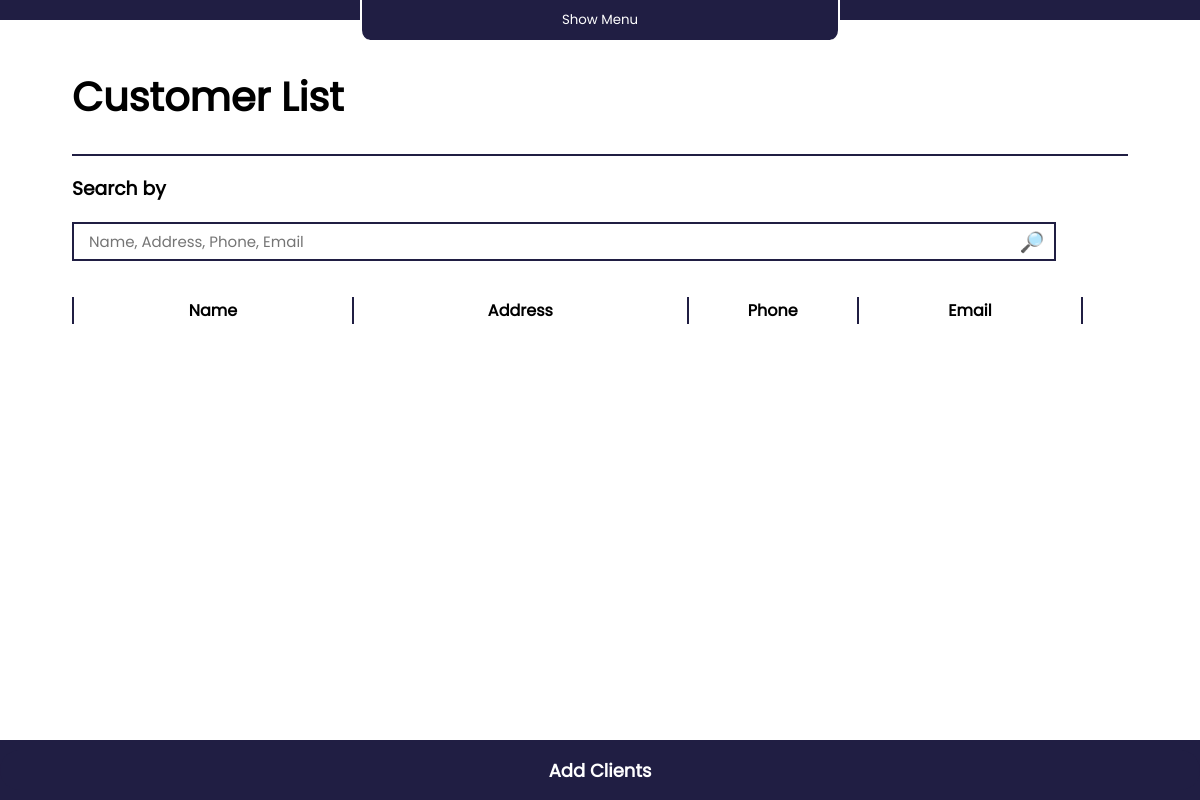
Page /clients/ (signed in) on the earlier database version.
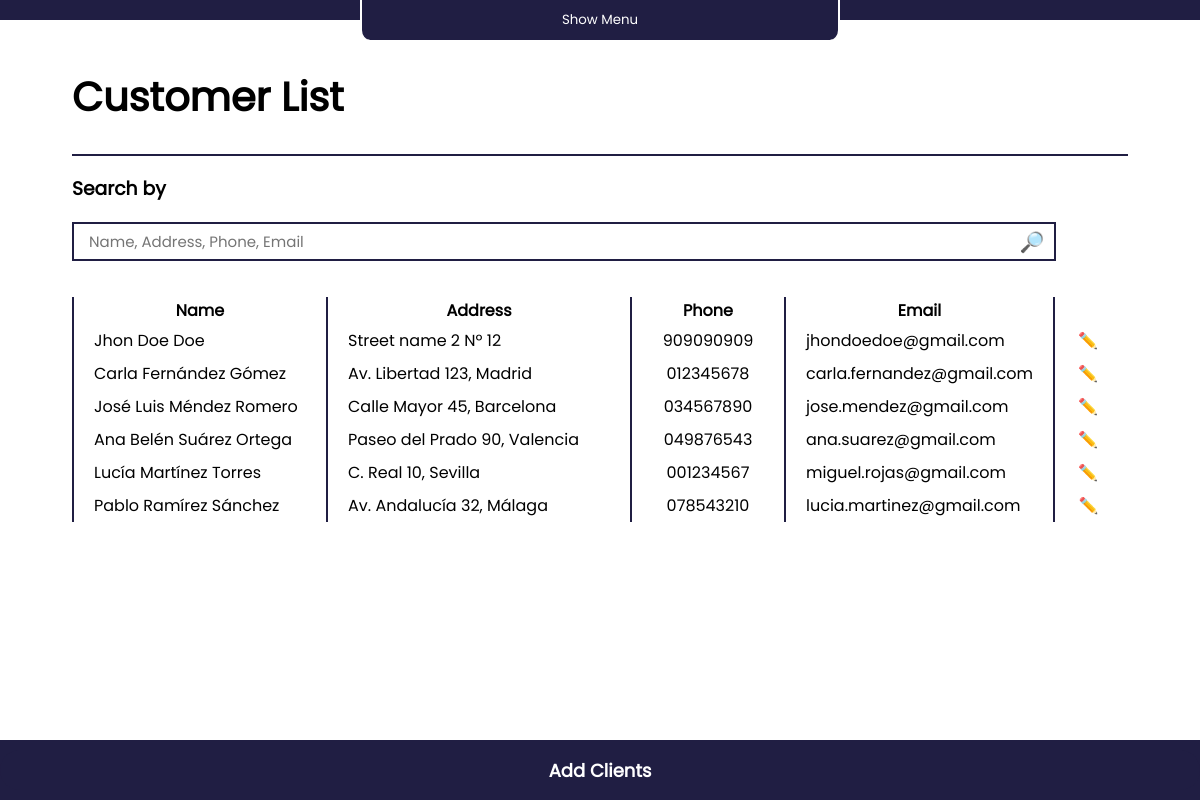
Same page on the later database version.
### webapp/models.py (models this page shows, shortened)
class Clients(models.Model):
        id = models.UUIDField(
                default=uuid_lib.uuid4,
                unique=True,
                primary_key=True,
                editable=False
        )
        user = models.ForeignKey(User, on_delete=models.DO_NOTHING)
        name = models.CharField(max_length=100)
        address = models.CharField(max_length=200)
        phone = models.CharField(max_length=15)
        email = models.EmailField()

### webapp/views.py (the view, shortened to what this page needs)
# urls.py: path('clients/', views.clients, name='clients'),
@login_required
def clients(request):
    if request.method == 'GET':
        query = request.GET.get('q', '')
        if query:
            clients = Clients.objects.filter(user=request.user).filter(Q(name__icontains=query) | Q(address__icontains=query)| Q(phone__icontains=query)| Q(email__icontains=query))
        else:
            clients = Clients.objects.filter(user=request.user)
        return render(request, 'container_templates/clients.html', {'clients': clients, 'form': clientForm(), 'query': query})

### webapp/forms.py
class clientForm(forms.ModelForm):
    class Meta:
        model = Clients
        fields = ['name', 'address', 'phone', 'email']

### webapp/templates/container_templates/clients.html (shortened to what this page needs)
{% extends "../template.html" %}
{% load i18n %}
{% block content %}
<link rel="stylesheet" href="\static\styles\main.css">
<link rel="stylesheet" href="\static\styles\clients.css">
<div class="div-generalTitle">
    <h1>{% if is_update %}{% trans "Edit Client" %}{% else %}{% trans "Customer List" %}{% endif %}</h1>
</div>
<div id="div-content">
    <div id="div-searchEngine" {% if is_update %} style="visibility: hidden;" {% else %} style="visibility: visible" {% endif %}>
        <h3>{% trans "Search by" %}</h3>
        <form id="form-searchEngine" method="GET" action="">
            <input type="text" name="q" placeholder="Name, Address, Phone, Email" value="{{ query }}">
            <button type="submit">{% trans "🔎" %}</button>
        </form>
    </div>
    <div id="div-generalTable" {% if is_update %} style="display: none;" {% else %} style="display: block;" {% endif %}>
        <table id="table-clientsList">
            <thead>
                <tr>
                    <th id="clientsList-th-name">{% trans "Name" %}</th>
                    <th id="clientsList-th-address">{% trans "Address" %}</th>
                    <th id="clientsList-th-phone">{% trans "Phone" %}</th>
                    <th id="clientsList-th-email">{% trans "Email" %}</th>
                </tr>
            </thead>
            <tbody>
                {% for client in clients %}
                <tr>
                    <td id="clientsList-td-name">{{ client.name }}</td>
                    <td id="clientsList-td-address">{{ client.address }}</td>
                    <td id="clientsList-td-phone">{{ client.phone }}</td>
                    <td id="clientsList-td-email">{{ client.email }}</td>
                    <td id="clientsList-td-options">
                        <a href="/clients/update/{{ client.id }}">✏️</a>
                    </td>
                </tr>
                {% endfor %}
            </tbody>
        </table>
    </div>
</div>
<footer>
    {% if is_update %}
    <a href="/clients"><button id="button-GoBack">{% trans "Back" %}</button></a>
    {% else %}
    <button id="Button-addObject-footer">{% trans "Add Clients" %}</button>
    {% endif %}
</footer>
{% endblock %}

### webapp/templates/template.html (shortened to what this page needs)
{% load i18n %}
<!DOCTYPE html>
<html lang="en">
<head>
    <link rel="stylesheet" href="/static/styles/hud_style.css">
</head>
<body>
    <div id="container">
        <div id="div-showmenu">
            <button id="button-show-menu">{% trans "Show Menu" %}</button>
        </div>
        <div id="content">
            {% block content %}
            {% endblock %}
        </div>
    </div>
</body>
</html>

### webapp/static/styles/hud_style.css (style rules this page uses)
* { font-family: Poppins; overflow: hidden; }
#div-generalTable { overflow: scroll; }
body { margin: 0px; }
#container { display: grid; grid-template-columns: auto 82%; height: 100dvh; }
#div-showmenu { display: none; }
@media only screen and (max-device-width : 1020px ) { html { overflow: auto; } }
@media only screen and (max-device-width : 1020px ) { #div-showmenu { height: auto; display: block ; } }
@media only screen and (max-device-width : 1020px ) { #container { display: grid ; grid-template-columns: 1fr; grid-template-rows: auto auto 1fr; } }
@media only screen and (max-device-width : 1020px ) { #content { display: block; } }
@media only screen and (max-device-width : 1020px ) { #div-showmenu { background-image: linear-gradient(to bottom, #201E43 50%, transparent 50%); text-align: center; } }
@media only screen and (max-device-width : 1020px ) { #button-show-menu { overflow: visible; border: none; border-left: solid 2px white; border-right: solid 2px white; border-bottom-left-radius: 10px; border-bottom-right-radius: 10px; background-color: #201E43; width: 40%; height: 40px; color: white; } }

### webapp/static/styles/main.css (style rules this page uses)
#content { background-image: none; display: grid; grid-template-rows: auto 1fr auto; }
#content a { text-decoration: none; }
.div-generalTitle { margin-left: 6%; margin-right: 6%; font-size: 20px; border-bottom: 2px solid #201E43; }
#div-searchEngine { margin-left: 6%; }
#form-searchEngine { border: #201E43 solid 2px; width: 90%; position: relative; }
#form-searchEngine input { width: 80%; padding-left: 23px; padding-top: 5px; padding-bottom: 5px; font-weight: 540; font-size: 15px; outline: none; border: none; }
#form-searchEngine button { border: none; background-color: white; color: #201E43; font-size: 20px; padding-right: 20px; padding-top: 2px; float: right; position: absolute; right: 0px; }
#div-content { height: 100%; }
#div-generalTable { filter: initial; margin-top: 3%; margin-left: 6%; margin-right: 3%; margin-bottom: 50px; height: 75%; width: 86%; }
table { width: 98%; border-collapse: collapse; }
td { text-align: left; padding-left: 20px; padding-top: 4px; padding-bottom: 4px; padding-right: 20px; }
th, td { border-left: solid 2px #201E43; }
footer { background-color: #201E43; }
footer button { border-radius: 30px; float: right; width: 100%; height: 40px; margin-top: 10px; margin-bottom: 10px; text-align: center; font-size: large; color: white; background-color: #201E43; border: none; font-weight: bold; }
@media only screen and (max-device-width : 1020px) { #content { background-image: grid; grid-template-rows: auto 1fr; display: grid; } }
@media only screen and (max-device-width : 1020px) { #div-searchEngine { margin-right: 6%; } }
@media only screen and (max-device-width : 1020px) { #form-searchEngine { border: #201E43 solid 2px; width: 90%; position: relative; } }
@media only screen and (max-device-width : 1020px) { #form-searchEngine { padding-right:15px; padding-left: 15px; padding-top: 5px; padding-bottom: 5px; } }
@media only screen and (max-device-width : 1020px) { #form-searchEngine input { width: 90%; padding: 0; } }
@media only screen and (max-device-width : 1020px) { #form-searchEngine button { border: none; background-color: white; color: #201E43; font-size: 20px; padding: 0; position: absolute; right: 10px; bottom: 2px; } }

### webapp/static/styles/clients.css (style rules this page uses)
#clientsList-th-name { min-width: 250px; }
#clientsList-th-address { min-width: 300px; }
#clientsList-th-phone { min-width: 150px; }
#clientsList-th-email { border-right: solid 2px #201E43; min-width: 200px; }
#clientsList-td-email { border-right: solid 2px #201E43; }
#clientsList-td-phone { text-align: center; }
#clientsList-td-options { border-left: none; text-align: center; padding-right: 25px; min-width: 50px; }

Differences in the rows shown:
added Clients: name "Jhon Doe Doe", address "Street name 2 Nº 12", phone "909090909", email "jhondoedoe@gmail.com"
added Clients: name "Carla Fernández Gómez", address "Av. Libertad 123, Madrid", phone "012345678", email "carla.fernandez@gmail.com"
added Clients: name "José Luis Méndez Romero", address "Calle Mayor 45, Barcelona", phone "034567890", email "jose.mendez@gmail.com"
added Clients: name "Ana Belén Suárez Ortega", address "Paseo del Prado 90, Valencia", phone "049876543", email "ana.suarez@gmail.com"
added Clients: name "Lucía Martínez Torres", address "C. Real 10, Sevilla", phone "001234567", email "miguel.rojas@gmail.com"
added Clients: name "Pablo Ramírez Sánchez", address "Av. Andalucía 32, Málaga", phone "078543210", email "lucia.martinez@gmail.com"
